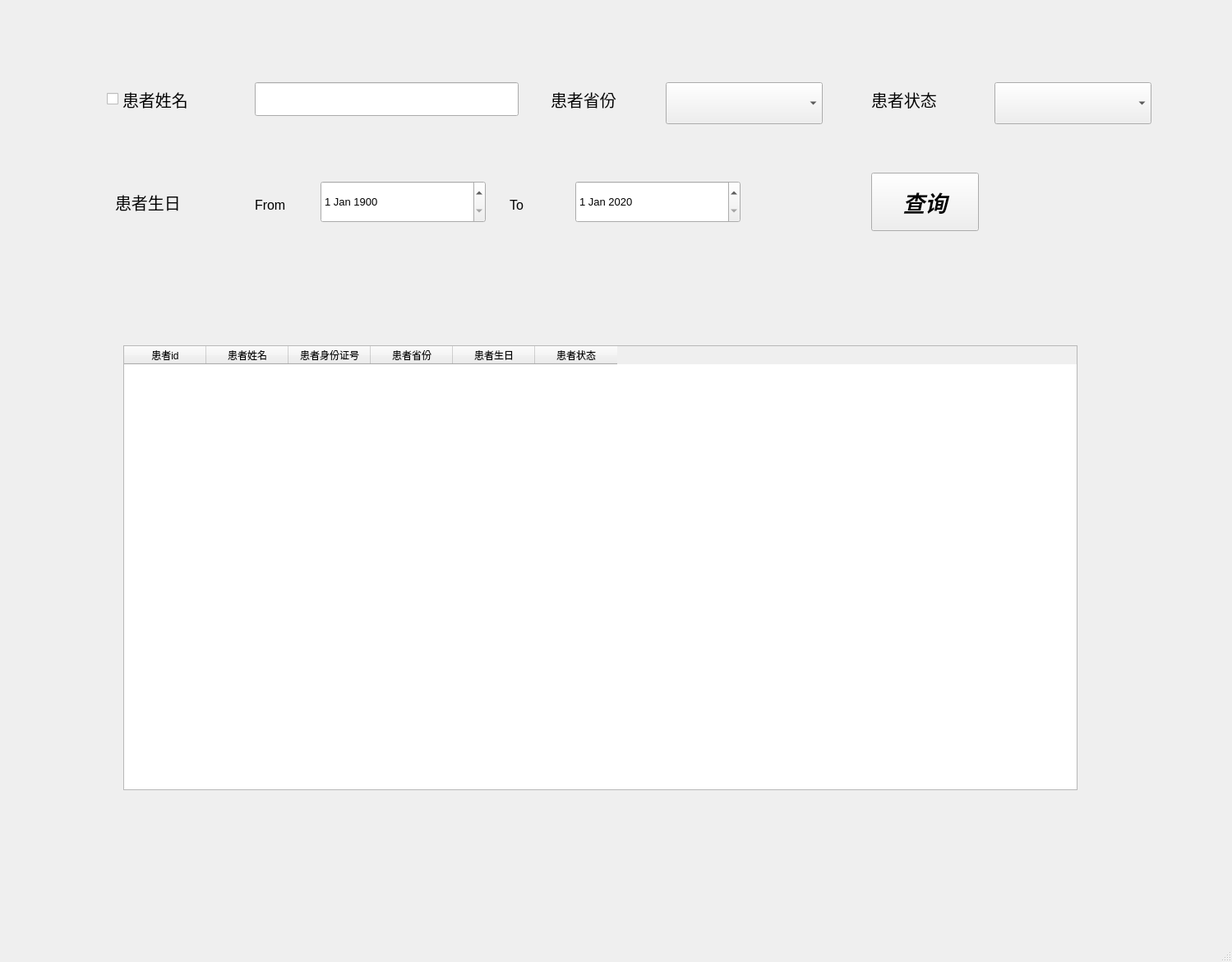
<?xml version="1.0" encoding="UTF-8"?>
<ui version="4.0">
 <class>MainWindow</class>
 <widget class="QMainWindow" name="MainWindow">
  <property name="geometry">
   <rect>
    <x>0</x>
    <y>0</y>
    <width>1499</width>
    <height>1170</height>
   </rect>
  </property>
  <property name="windowTitle">
   <string>MainWindow</string>
  </property>
  <widget class="QWidget" name="centralwidget">
   <widget class="QCheckBox" name="checkBox">
    <property name="geometry">
     <rect>
      <x>130</x>
      <y>100</y>
      <width>151</width>
      <height>41</height>
     </rect>
    </property>
    <property name="font">
     <font>
      <pointsize>15</pointsize>
     </font>
    </property>
    <property name="text">
     <string>患者姓名</string>
    </property>
   </widget>
   <widget class="QLineEdit" name="lineEdit">
    <property name="geometry">
     <rect>
      <x>310</x>
      <y>100</y>
      <width>321</width>
      <height>41</height>
     </rect>
    </property>
    <property name="font">
     <font>
      <pointsize>13</pointsize>
     </font>
    </property>
   </widget>
   <widget class="QLabel" name="label">
    <property name="geometry">
     <rect>
      <x>140</x>
      <y>210</y>
      <width>141</width>
      <height>71</height>
     </rect>
    </property>
    <property name="font">
     <font>
      <pointsize>15</pointsize>
     </font>
    </property>
    <property name="text">
     <string>患者生日</string>
    </property>
   </widget>
   <widget class="QLabel" name="label_2">
    <property name="geometry">
     <rect>
      <x>310</x>
      <y>240</y>
      <width>68</width>
      <height>19</height>
     </rect>
    </property>
    <property name="font">
     <font>
      <pointsize>12</pointsize>
     </font>
    </property>
    <property name="text">
     <string>From</string>
    </property>
   </widget>
   <widget class="QLabel" name="label_3">
    <property name="geometry">
     <rect>
      <x>620</x>
      <y>240</y>
      <width>68</width>
      <height>19</height>
     </rect>
    </property>
    <property name="font">
     <font>
      <pointsize>12</pointsize>
     </font>
    </property>
    <property name="text">
     <string>To</string>
    </property>
   </widget>
   <widget class="QDateEdit" name="dateEdit">
    <property name="geometry">
     <rect>
      <x>390</x>
      <y>220</y>
      <width>201</width>
      <height>51</height>
     </rect>
    </property>
    <property name="font">
     <font>
      <pointsize>10</pointsize>
     </font>
    </property>
    <property name="date">
     <date>
      <year>1900</year>
      <month>1</month>
      <day>1</day>
     </date>
    </property>
   </widget>
   <widget class="QDateEdit" name="dateEdit_2">
    <property name="geometry">
     <rect>
      <x>700</x>
      <y>220</y>
      <width>201</width>
      <height>51</height>
     </rect>
    </property>
    <property name="font">
     <font>
      <pointsize>10</pointsize>
     </font>
    </property>
    <property name="date">
     <date>
      <year>2020</year>
      <month>1</month>
      <day>1</day>
     </date>
    </property>
   </widget>
   <widget class="QPushButton" name="pushButton">
    <property name="geometry">
     <rect>
      <x>1060</x>
      <y>210</y>
      <width>131</width>
      <height>71</height>
     </rect>
    </property>
    <property name="font">
     <font>
      <pointsize>20</pointsize>
      <weight>75</weight>
      <italic>true</italic>
      <bold>true</bold>
     </font>
    </property>
    <property name="text">
     <string>查询</string>
    </property>
   </widget>
   <widget class="QTableWidget" name="tableWidget">
    <property name="geometry">
     <rect>
      <x>150</x>
      <y>420</y>
      <width>1161</width>
      <height>541</height>
     </rect>
    </property>
    <column>
     <property name="text">
      <string>患者id</string>
     </property>
    </column>
    <column>
     <property name="text">
      <string>患者姓名</string>
     </property>
    </column>
    <column>
     <property name="text">
      <string>患者身份证号</string>
     </property>
    </column>
    <column>
     <property name="text">
      <string>患者省份</string>
     </property>
    </column>
    <column>
     <property name="text">
      <string>患者生日</string>
     </property>
    </column>
    <column>
     <property name="text">
      <string>患者状态</string>
     </property>
    </column>
   </widget>
   <widget class="QLabel" name="label_4">
    <property name="geometry">
     <rect>
      <x>670</x>
      <y>100</y>
      <width>141</width>
      <height>41</height>
     </rect>
    </property>
    <property name="font">
     <font>
      <pointsize>15</pointsize>
     </font>
    </property>
    <property name="text">
     <string>患者省份</string>
    </property>
   </widget>
   <widget class="QLabel" name="label_5">
    <property name="geometry">
     <rect>
      <x>1060</x>
      <y>100</y>
      <width>141</width>
      <height>41</height>
     </rect>
    </property>
    <property name="font">
     <font>
      <pointsize>15</pointsize>
     </font>
    </property>
    <property name="text">
     <string>患者状态</string>
    </property>
   </widget>
   <widget class="QComboBox" name="comboBox">
    <property name="geometry">
     <rect>
      <x>810</x>
      <y>100</y>
      <width>191</width>
      <height>51</height>
     </rect>
    </property>
   </widget>
   <widget class="QComboBox" name="comboBox_2">
    <property name="geometry">
     <rect>
      <x>1210</x>
      <y>100</y>
      <width>191</width>
      <height>51</height>
     </rect>
    </property>
   </widget>
  </widget>
  <widget class="QMenuBar" name="menubar">
   <property name="geometry">
    <rect>
     <x>0</x>
     <y>0</y>
     <width>1499</width>
     <height>30</height>
    </rect>
   </property>
  </widget>
  <widget class="QStatusBar" name="statusbar"/>
 </widget>
 <resources/>
 <connections/>
</ui>
